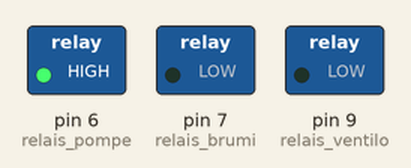
Bench run of a program on a simulated MicroPython board. On the bench: switched loads named in the program (green lamp = pin HIGH).

Above: at 0.5 s.
At 1.5 s:
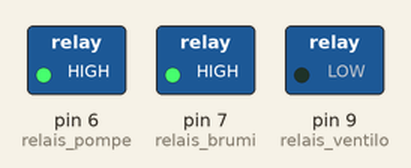
At 2.5 s:
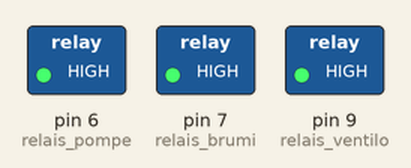
At 3.5 s:
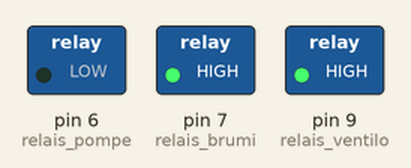
At 4.5 s:
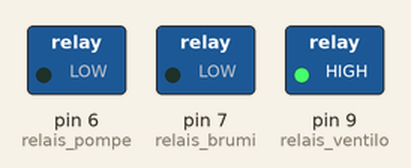
At 5.5 s:
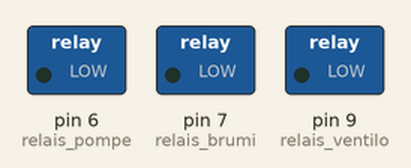
Timing chart, 0 to 7.8 s (numbered marks = the images above):
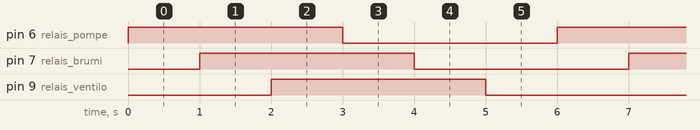

Measured:
- by itself, pin 6 (relais_pompe), pin 7 (relais_brumi), pin 9 (relais_ventilo): alternates HIGH for 3.0 s and LOW for 3.0 s
- by itself, everything shown: repeats every 6.0 s, in 6 steps

The program:

main.py
```python
import time
from machine import Pin

relais_pompe= Pin(6,Pin.OUT)
relais_brumi= Pin(7,Pin.OUT)
relais_ventilo = Pin(9,Pin.OUT)

def test_relais(relais):
    relais.toggle()
    time.sleep(1)

if __name__ == '__main__':
    while True:
        test_relais(relais_pompe)
        test_relais(relais_brumi)
        test_relais(relais_ventilo)
```
